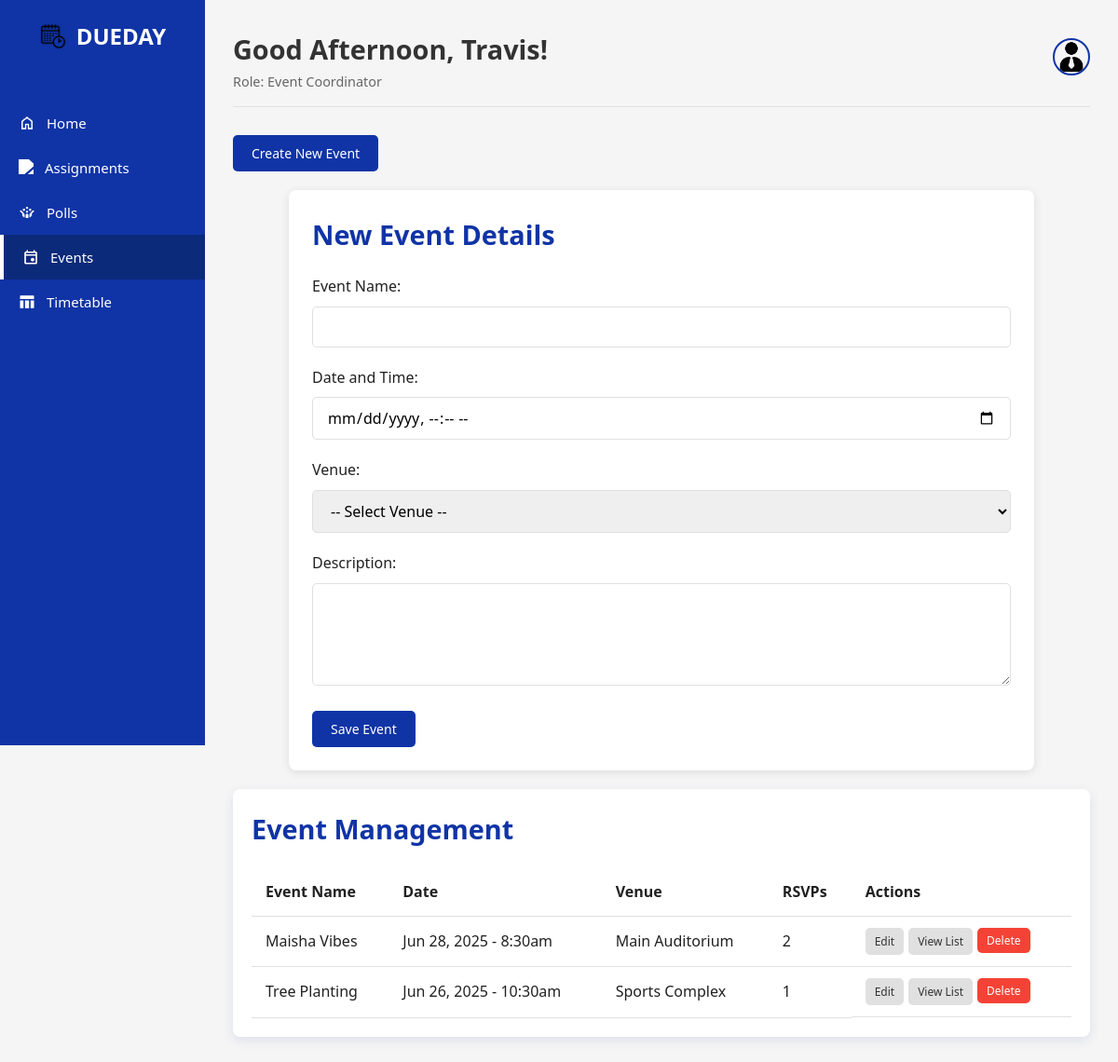
Screenshot of /event.php (signed in) with the database file from the repository.
### tables this page shows
CREATE TABLE `events` (
  `Event_ID` int(11) NOT NULL,
  `Event_Name` varchar(100) NOT NULL,
  `Event_Description` text DEFAULT NULL,
  `Event_Date` datetime NOT NULL,
  `Venue_ID` int(11) NOT NULL
);

CREATE TABLE `venues` (
  `Venue_ID` int(11) NOT NULL,
  `Venue_Name` varchar(100) NOT NULL
);

### event.php (the view, shortened to what this page needs)
<?php
require_once 'templates/header.php';
$is_event_coordinator = ($user_role === 'Event Coordinator');
$events = []; $venues = []; $user_rsvps = [];
if ($is_event_coordinator) {
    $result = $conn->query("SELECT e.*, v.Venue_Name, COUNT(ead.Attendee_ID) as rsvp_count FROM Events e JOIN Venues v ON e.Venue_ID = v.Venue_ID LEFT JOIN Event_Attendee_Data ead ON e.Event_ID = ead.Event_ID GROUP BY e.Event_ID ORDER BY e.Event_Date DESC");
    if ($result) $events = $result->fetch_all(MYSQLI_ASSOC);
} else {
    $result = $conn->query("SELECT e.*, v.Venue_Name FROM Events e JOIN Venues v ON e.Venue_ID = v.Venue_ID WHERE e.Event_Date >= NOW() ORDER BY e.Event_Date ASC");
    if ($result) $events = $result->fetch_all(MYSQLI_ASSOC);
}
?>
<?php if ($is_event_coordinator): ?>
    <div class="page-actions"><button id="showCreateBtn" class="btn btn--primary">Create New Event</button></div>
    <div class="form-container" id="createForm">
        <h2 class="section-title">New Event Details</h2>
        <form method="POST" action="event.php">
            <div class="form-group"><label for="event_name">Event Name:</label><input type="text" id="event_name" name="event_name" class="form-input" required></div>
            <div class="form-group"><label for="event_date">Date and Time:</label><input type="datetime-local" id="event_date" name="event_date" class="form-input" required></div>
            <div class="form-group"><label for="venue_id">Venue:</label><select id="venue_id" name="venue_id" class="form-input" required><option value="">-- Select Venue --</option></select></div>
            <div class="form-group"><label for="event_description">Description:</label><textarea id="event_description" name="event_description" class="form-input" rows="4"></textarea></div>
            <button type="submit" class="btn btn--primary">Save Event</button>
        </form>
    </div>
    <div class="management-table">
        <h2 class="section-title">Event Management</h2>
        <table>
            <thead><tr><th>Event Name</th><th>Date</th><th>Venue</th><th>RSVPs</th><th>Actions</th></tr></thead>
            <tbody>
                <?php if (empty($events)): ?><tr><td colspan="5">No events found.</td></tr><?php else: foreach ($events as $event): ?>
                <tr>
                    <td><?php echo htmlspecialchars($event['Event_Name']); ?></td><td><?php echo date('M j, Y - g:ia', strtotime($event['Event_Date'])); ?></td><td><?php echo htmlspecialchars($event['Venue_Name']); ?></td><td><?php echo $event['rsvp_count']; ?></td>
                    <td class="action-cell"><a href="edit_event.php?id=<?php echo $event['Event_ID']; ?>" class="btn btn--secondary">Edit</a><a href="view_attendees.php?id=<?php echo $event['Event_ID']; ?>" class="btn btn--secondary">View List</a><form method="POST" action="event.php" data-confirm="Are you sure you want to delete this event? This cannot be undone."><input type="hidden" name="action" value="delete_event"><input type="hidden" name="event_id" value="<?php echo $event['Event_ID']; ?>"><button type="submit" class="btn btn--danger">Delete</button></form></td>
                </tr>
                <?php endforeach; endif; ?>
            </tbody>
        </table>
    </div>
<?php endif; ?>
<?php
require_once 'templates/footer.php';
?>

### assets/css/style.css (style rules this page uses)
:root { --egyptian-blue: #1034A6; --egyptian-blue-light: #2a4cb3; --egyptian-blue-dark: #0c2a7a; --light-gray: #f5f5f5; --medium-gray: #e0e0e0; --dark-gray: #333333; --white: #ffffff; --success: #4CAF50; --warning: #FFC107; --danger: #F44336; --navy-shadow: rgba(16, 52, 166, 0.1); --text-primary: #212121; --text-secondary: #666666; }
* { margin: 0; padding: 0; box-sizing: border-box; font-family: 'Segoe UI', Tahoma, Geneva, Verdana, sans-serif; }
body { background-color: var(--light-gray); color: var(--text-primary); line-height: 1.6; }
.section-title { color: var(--egyptian-blue); margin-bottom: 20px; font-size: 1.8rem; }
.page-actions { display: flex; gap: 10px; margin-bottom: 20px; }
.btn { background-color: var(--egyptian-blue); color: white; border: none; padding: 10px 20px; border-radius: 5px; cursor: pointer; font-size: 14px; font-weight: 500; display: inline-flex; align-items: center; gap: 8px; transition: background-color 0.3s, box-shadow 0.3s; text-decoration: none; }
.btn--secondary { background-color: var(--medium-gray); color: var(--dark-gray); }
.btn--danger { background-color: var(--danger); }
.form-container { background-color: var(--white); border-radius: 8px; padding: 25px; box-shadow: 0 2px 10px rgba(0, 0, 0, 0.1); max-width: 800px; margin: 0 auto 20px auto; }
.form-group { margin-bottom: 20px; }
.form-group label { display: block; margin-bottom: 8px; font-weight: 500; }
.form-input, .form-group textarea, .form-group select { width: 100%; padding: 10px 15px; border: 1px solid var(--medium-gray); border-radius: 5px; font-size: 16px; }
.management-table { background-color: var(--white); border-radius: 8px; padding: 20px; box-shadow: 0 4px 12px var(--navy-shadow); overflow-x: auto; margin-top: 20px; }
.management-table table { width: 100%; border-collapse: collapse; }
.management-table th, .management-table td { padding: 12px 15px; text-align: left; border-bottom: 1px solid var(--medium-gray); }
.action-cell { display: flex; gap: 5px; }
.action-cell .btn { padding: 5px 10px; font-size: 12px; }
.action-cell form { display: inline-block; }

### rows the page displays
events: Event_Name "Maisha Vibes", Event_Date "Jun 28, 2025 - 8:30am", Venue_ID.Venue_Name "Main Auditorium", rsvp_count "2"
events: Event_Name "Tree Planting", Event_Date "Jun 26, 2025 - 10:30am", Venue_ID.Venue_Name "Sports Complex", rsvp_count "1"

### other values shown
$time_based_greeting "Good Afternoon,"
$user_fname "Travis"
$user_role "Event Coordinator"
